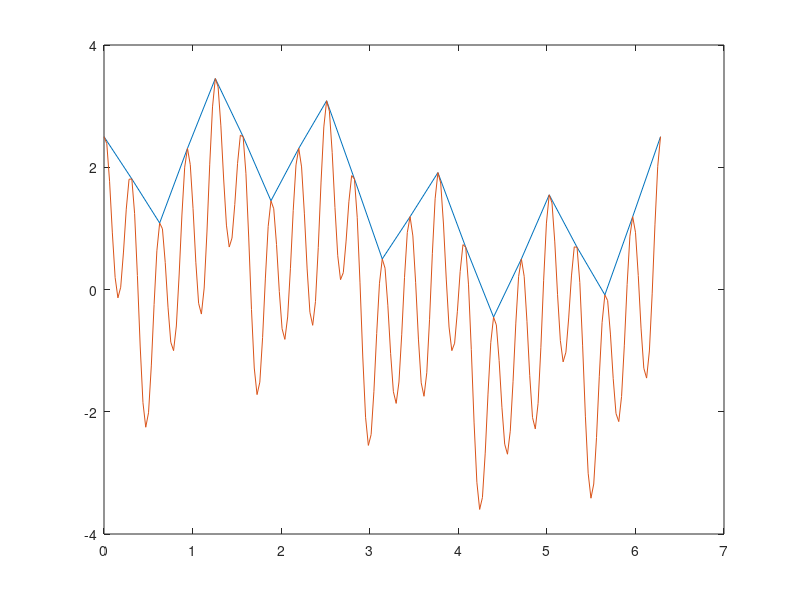

MATLAB code to generate this figure:
n=3;
x = linspace(0, 2*pi, n);
plot(x, sin(x));

hold on;

n = 7;
y = linspace(0, 2*pi, n);
plot(y, sin(y));

n = 21;
z = linspace(0,2*pi,n);
plot(z, sin(z));

xlabel('x')
ylabel('sin(x)')
legend('n=3','n=7','n=21')

hold off;

n=21;
t = linspace(0,2*pi,n);
y = sin(t)+cos(5*t)+0.5*sin(10*t)+1.5*cos(20*t);
plot(t,y);

hold on;

n=201;
t = linspace(0,2*pi,n);
y = sin(t)+cos(5*t)+0.5*sin(10*t)+1.5*cos(20*t);
plot(t, y);

hold off;
